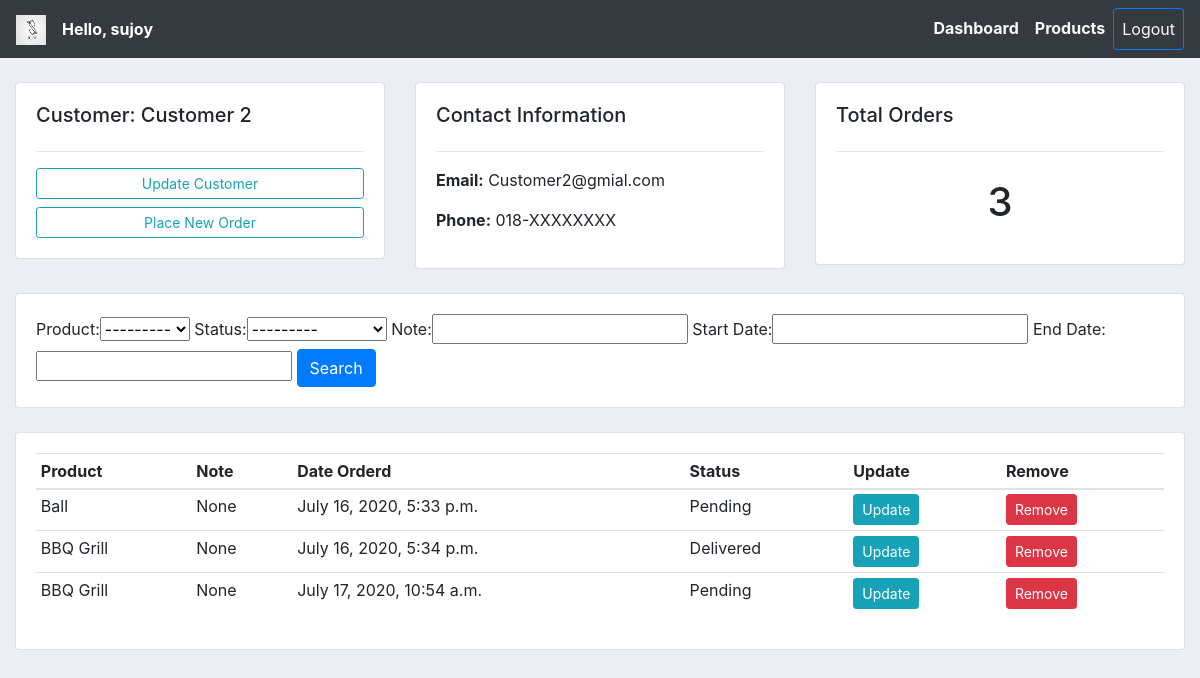
The page /customer/2/ (signed in) on the database its author committed.
### accounts/models.py (models this page shows, shortened)
class Customer(models.Model):
    user = models.OneToOneField(User, null=True, on_delete=models.CASCADE)
    name = models.CharField(max_length=120, null=True)
    phone = models.CharField(max_length=120, null=True)
    email = models.EmailField(null=True)
    profile_pic = models.ImageField(default='profile-pic.png', null
    =True, blank=True)
    date_created = models.DateTimeField(auto_now_add=True, null=True)
    def get_order_url(self):
        return reverse("crm:create-order", kwargs={'id':self.id})

class Order(models.Model):
    STATUS = (
        ('Pending', 'Pending'),
        ('Out for delivary', 'Out for delivary'),
        ('Delivered', 'Delivered'),
    )
    customer = models.ForeignKey(Customer, null=True, on_delete=models.SET_NULL)
    product = models.ForeignKey(Product, null=True, on_delete=models.SET_NULL)
    date_created = models.DateTimeField(auto_now_add=True, null=True)
    status =  models.CharField(max_length=120, null=True, choices=STATUS)
    note =  models.CharField(max_length=120, null=True)
    def get_absolute_url(self):
        return reverse("crm:update-order", kwargs={'id':self.id})
    def get_delete_url(self):
        return reverse("crm:delete-order", kwargs={'id':self.id})

class Product(models.Model):
    CATAGORY = (
        ('Indoor', 'Indoor'),
        ('Outdoor', 'Outdoor')
    )
    name = models.CharField(max_length=120, null=True)
    price = models.FloatField(null=True)
    catagory = models.CharField(max_length=120, null=True, choices=CATAGORY)
    description = models.CharField(max_length=220, null=True, blank=True)
    date_created = models.DateTimeField(auto_now_add=True, null=True)
    tags = models.ManyToManyField(Tag)
    def __str__(self):
        return self.name

### accounts/decorators.py (the view)
        def wrapper_func(request, *args, **kwargs):
            group = None
            if request.user.groups.exists():
                group = request.user.groups.all()[0].name
            if group in allowed_roles:
                return view_func(request, *args, **kwargs)
            else:
                return HttpResponse('You are not authorize to visit the page')

### accounts/views.py (called while the page is built)
@login_required(login_url='crm:login')
@allowed_users(allowed_roles=['admin'])
@admin_only
def customer_view(request, id):
    template_name = "accounts/customer.html"
    customer = Customer.objects.get(id=id)
    orders = customer.order_set.all()
    order_count = orders.count()
    myFilter = OrderFilter(request.GET, queryset=orders)
    orders = myFilter.qs
    context = {
        'customer' : customer,
        'orders' : orders,
        'order_count' : order_count,
        'myFilter' : myFilter
    }
    return render(request, template_name, context)

### accounts/templates/accounts/customer.html
{%  extends 'accounts/base.html' %}
{% block content %}
	<br>
<div class="row">
	<div class="col-md">
		<div class="card card-body">
			<h5>Customer: {{ customer.name }}</h5>
			<hr>
			<a class="btn btn-outline-info  btn-sm btn-block" href="">Update Customer</a>
			<a class="btn btn-outline-info  btn-sm btn-block" href="{{ customer.get_order_url }}">Place New Order</a>
		</div>
	</div>
	<div class="col-md">
		<div class="card card-body">
			<h5>Contact Information</h5>
			<hr>
			<p><b>Email:</b> {{ customer.email }}</p>
			<p><b>Phone:</b>  {{ customer.phone }}</p>
		</div>
	</div>
	<div class="col-md">
		<div class="card card-body">
			<h5>Total Orders</h5>
			<hr>
			<h1 style="text-align: center;padding: 10px">{{ order_count }}</h1>
		</div>
	</div>
</div>
<br>
<div class="row">
	<div class="col">
		<div class="card card-body">
			<form method="get">
				{{ myFilter.form }}
		    <button class="btn btn-primary" type="submit">Search</button>
		  </form>
		</div>
	</div>
</div>
<br>
<div class="row">
	<div class="col-md">
		<div class="card card-body">
			<table class="table table-sm">
                <thead>
                    <tr>
                        <th>Product</th>
                        <th>Note</th>
                        <th>Date Orderd</th>
                        <th>Status</th>
                        <th>Update</th>
                        <th>Remove</th>
                    </tr>
                </thead>
				<tbody>
					{% for order in orders %}
						<tr>
							<td>{{ order.product.name }}</td>
							<td>{{ order.note }}</td>
							<td>{{ order.date_created }}</td>
							<td>{{ order.status }}</td>
							<td><a href="{{ order.get_absolute_url }}" class="btn btn-info btn-sm">Update</a></td>
							<td><a href="{{ order.get_delete_url }}" class="btn btn-danger btn-sm">Remove</a></td>
						</tr>
					{% endfor %}
				</tbody>
			</table>
		</div>
	</div>
</div>
{% endblock %}

### accounts/templates/accounts/navbar.html (shortened to what this page needs)
{% load static %}
<nav class="navbar navbar-expand-lg navbar-dark bg-dark">
    <a class="navbar-brand" href="/">
      <img src="{% static 'images/logo.png' %}" alt="logo" height="30px" width="30px">
    </a>
    <span class="text-white mr-4 font-weight-bold">Hello, {{ request.user }}</span>
    <div class="collapse navbar-collapse" id="navbarNavAltMarkup">
      {% if request.user.is_staff %}
      <div class="navbar-nav ml-auto">
        <a class="nav-item nav-link font-weight-bold text-light" href="{% url 'crm:home'%}">Dashboard</a>
        <a class="nav-item nav-link font-weight-bold text-light" href="{% url 'crm:products' %}">Products</a>
        <a class="nav-item nav-link btn btn-outline-primary text-light" href="{% url 'crm:logout' %}">Logout</a>
      </div>
      {% else %}
      <div class="navbar-nav ml-auto">
        <a class="nav-item nav-link active" href="{% url 'crm:account'%}">Settings</a>
        <a class="nav-item nav-link btn btn-primary" href="{% url 'crm:logout' %}">Logout</a>
      </div>
      {% endif %}
    </div>
  </nav>

### staticfiles/css/style.css (style rules this page uses)
body { background-color: #ebeff5; }

### rows shown on the page
Customer: name "Customer 2", email "Customer2@gmial.com", phone "018-XXXXXXXX"
Order: product.name "Ball", note "None", date_created "July 16, 2020, 5:33 p.m.", status "Pending"
Order: product.name "BBQ Grill", note "None", date_created "July 16, 2020, 5:34 p.m.", status "Delivered"
Order: product.name "BBQ Grill", note "None", date_created "July 17, 2020, 10:54 a.m.", status "Pending"

### other values the page prints
{{ request.user }} "sujoy"
{{ order_count }} "3"
